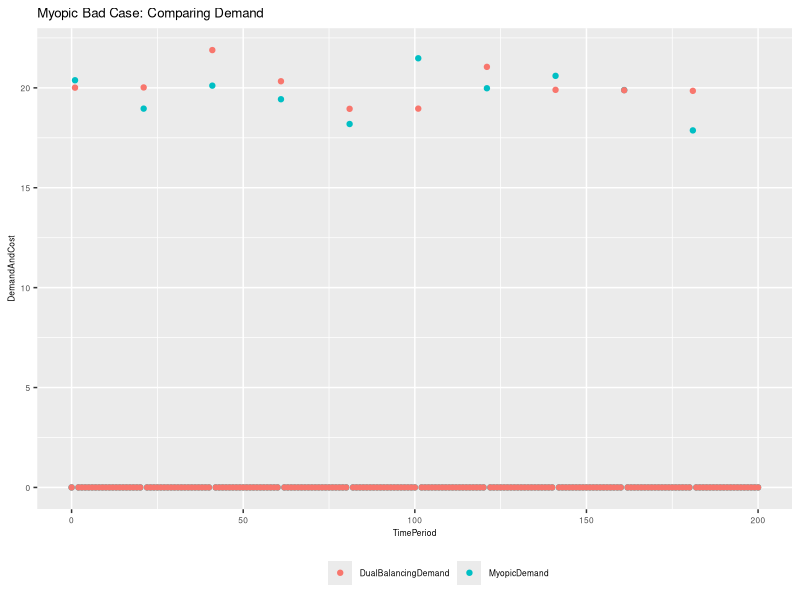
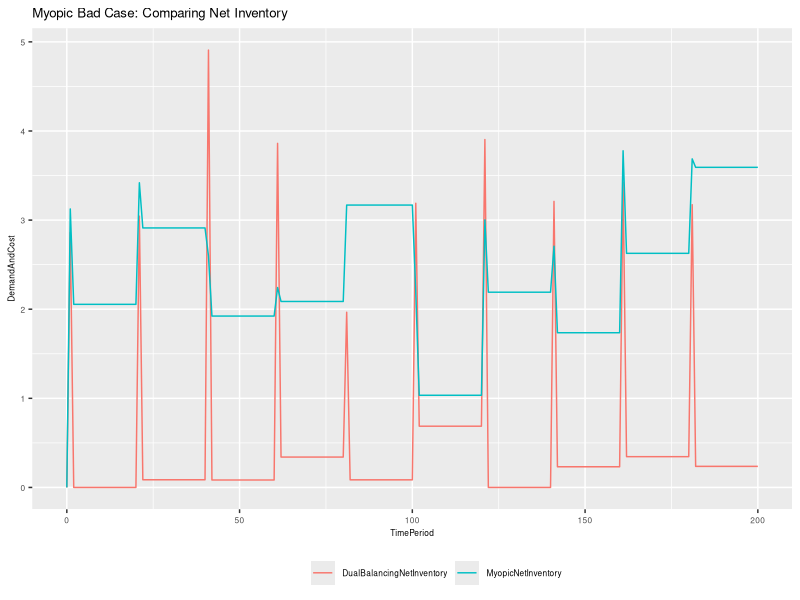
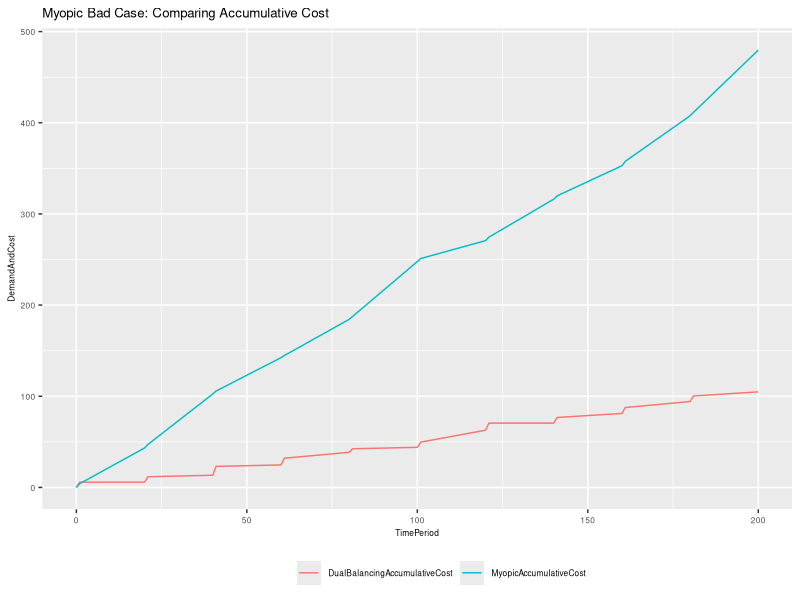
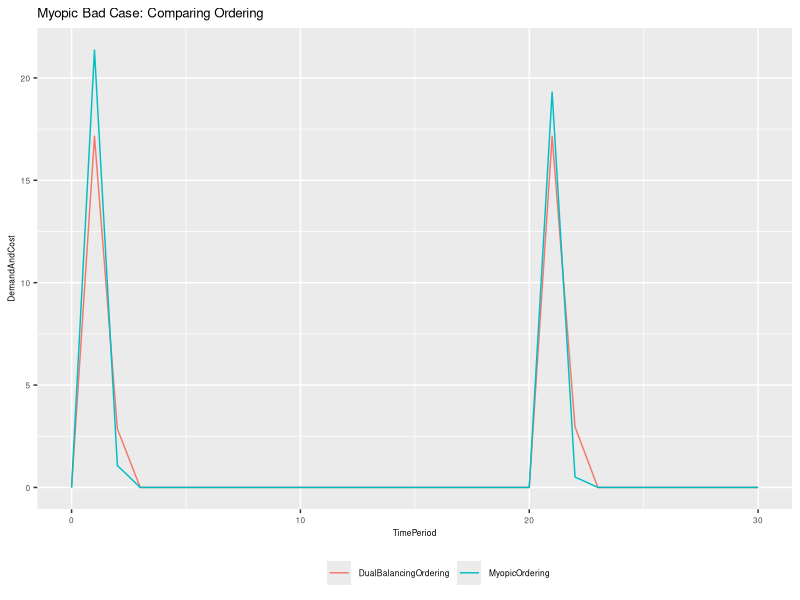

These figures' R source, in order: (Note: this script raises an error after producing the figures.)
library(ggplot2)

db_output01 <- read.csv("output/db_output01.csv")
db_output02 <- read.csv("output/db_output02.csv")
db_output03 <- read.csv("output/db_output03.csv")
db_output04 <- read.csv("output/db_output04.csv")

my_output01 <- read.csv("output/my_output01.csv")
my_output02 <- read.csv("output/my_output02.csv")
my_output03 <- read.csv("output/my_output03.csv")
my_output04 <- read.csv("output/my_output04.csv")

myopic_bad_case <- read.csv("output/myopic_bad_case.csv")

tc_to <- read.csv("output/tc_to.csv")
tc_to_y <- (tc_to$TotalCostN/tc_to$TotalOrderingN)
tc_to_y_2 <- (tc_to$TotalCostIN/tc_to$TotalOrderingIN)
tc_to_x <- (0:20)*20

net_inv_1 <- read.csv("output/net_inv_1.csv")
net_inv_2 <- read.csv("output/net_inv_2.csv")
net_inv_1$NetInventory0
net_inv_1$NetInventory20
net_inv_1$NetInventory40
net_inv_1$NetInventory60
net_inv_2$NetInventory0
net_inv_2$NetInventory20
net_inv_2$NetInventory40
net_inv_2$NetInventory60

#dp_output01 <- read.csv("output/dp_output01.csv")
#dp_output02 <- read.csv("output/dp_output02.csv")
#dp_output03 <- read.csv("output/dp_output03.csv")
#dp_output04 <- read.csv("output/dp_output04.csv")

multiplot <- function(..., plotlist=NULL, file, cols=1, layout=NULL) {
  require(grid)
  # Make a list from the ... arguments and plotlist
  plots <- c(list(...), plotlist)
  numPlots = length(plots)
  # If layout is NULL, then use 'cols' to determine layout
  if (is.null(layout)) {
    # Make the panel
    # ncol: Number of columns of plots
    # nrow: Number of rows needed, calculated from # of cols
    layout <- matrix(seq(1, cols * ceiling(numPlots/cols)),
                    ncol = cols, nrow = ceiling(numPlots/cols))
  }
 if (numPlots==1) {
    print(plots[[1]])
  } else {
    # Set up the page
    grid.newpage()
    pushViewport(viewport(layout = grid.layout(nrow(layout), ncol(layout))))
    # Make each plot, in the correct location
    for (i in 1:numPlots) {
      # Get the i,j matrix positions of the regions that contain this subplot
      matchidx <- as.data.frame(which(layout == i, arr.ind = TRUE))
      print(plots[[i]], vp = viewport(layout.pos.row = matchidx$row, layout.pos.col = matchidx$col))
    }
  }
}

g_legend<-function(a.gplot){
  tmp <- ggplot_gtable(ggplot_build(a.gplot))
  leg <- which(sapply(tmp$grobs, function(x) x$name) == "guide-box")
  legend <- tmp$grobs[[leg]]
  return(legend)}

plot_2_graph <- function(y,y_title,y2,y2_title,y_axs_title,nrows,title) {
  line_1 <- data.frame(TimePeriod = 0:nrows, DemandAndCost = y, Group = rep(y_title, nrows+1))
  line_2 <- data.frame(TimePeriod = 0:nrows, DemandAndCost = y2, Group = rep(y2_title, nrows+1))
  dat <- rbind(line_1,line_2)
  ggplot(dat, aes(x=TimePeriod, y=DemandAndCost, group=Group, colour=Group)) + ggtitle(title) + theme(axis.text=element_text(size=6),axis.title=element_text(size=6), title=element_text(size=8),legend.position='bottom',legend.title = element_text(color="#ffffff",size=10),legend.text = element_text(size=6))
}

plot_graph <- function(y,y_title,y2,y2_title,y3,y3_title,y4,y4_title,y_axs_title,nrows,title) {
  line_1 <- data.frame(TimePeriod = 0:nrows, DemandAndCost = y, Group = rep(y_title, nrows+1))
  line_2 <- data.frame(TimePeriod = 0:nrows, DemandAndCost = y2, Group = rep(y2_title, nrows+1))
  line_3 <- data.frame(TimePeriod = 0:nrows, DemandAndCost = y3, Group = rep(y3_title, nrows+1))
  line_4 <- data.frame(TimePeriod = 0:nrows, DemandAndCost = y4, Group = rep(y4_title, nrows+1))
  dat <- rbind(line_1,line_2,line_3,line_4)
  ggplot(dat, aes(x=TimePeriod, y=DemandAndCost, group=Group, colour=Group)) + geom_point(size=1.5,alpha=.7) + ggtitle(title) + theme(legend.position = "none", axis.text=element_text(size=6),axis.title=element_text(size=10), title=element_text(size=9))
}

#Independent Normal
AccumulativeDemandAndCost_Normal <- plot_graph(db_output01$AccumulativeDemand, "DualBalancingAccumulativeDemand", db_output01$AccumulativeCost,"DualBalancingAccumulativeCost",my_output01$AccumulativeDemand,"MyopicAccumulativeDemand",my_output01$AccumulativeCost,"MyopicAccumulativeCost","AccumulativeDemandAndCost",100,"Accumulative Demand vs. Accumulative Cost:\n Independent Normal")
#Binomial Increment
AccumulativeDemandAndCost_Binomial <- plot_graph(db_output02$AccumulativeDemand, "DualBalancingAccumulativeDemand", db_output02$AccumulativeCost,"DualBalancingAccumulativeCost",my_output02$AccumulativeDemand,"MyopicAccumulativeDemand",my_output02$AccumulativeCost,"MyopicAccumulativeCost","AccumulativeDemandAndCost",100,"Accumulative Demand vs. Accumulative Cost:\n Binomial Increment")
#Brownian Motion with Drift
AccumulativeDemandAndCost_Brownian <- plot_graph(db_output03$AccumulativeDemand, "DualBalancingAccumulativeDemand", db_output03$AccumulativeCost,"DualBalancingAccumulativeCost",my_output03$AccumulativeDemand,"MyopicAccumulativeDemand",my_output03$AccumulativeCost,"MyopicAccumulativeCost","AccumulativeDemandAndCost",100,"Accumulative Demand vs. Accumulative Cost:\n Brownian Motion with Drift")
#3-period Markov Chain
AccumulativeDemandAndCost_Markov <- plot_graph(db_output04$AccumulativeDemand, "DualBalancingAccumulativeDemand", db_output04$AccumulativeCost,"DualBalancingAccumulativeCost",my_output04$AccumulativeDemand,"MyopicAccumulativeDemand",my_output04$AccumulativeCost,"MyopicAccumulativeCost","AccumulativeDemandAndCost",100,"Accumulative Demand vs. Accumulative Cost:\n 3-period Markov Chain")

#Independent Normal
DemandAndNetInventory_Normal <- plot_graph(db_output01$Demand, "DualBalancingDemand", db_output01$NetInventory,"DualBalancingNetInventory",my_output01$Demand,"MyopicDemand",my_output01$NetInventory,"MyopicNetInventory","DemandAndNetInventory",100,"Demand vs. Net Inventory:\n Independent Normal")
#Binomial Increment
DemandAndNetInventory_Binomial <- plot_graph(db_output02$Demand, "DualBalancingDemand", db_output02$NetInventory,"DualBalancingNetInventory",my_output02$Demand,"MyopicDemand",my_output02$NetInventory,"MyopicNetInventory","DemandAndNetInventory",100,"Demand vs. Net Inventory:\n Binomial Increment")
#Brownian Motion with Drift
DemandAndNetInventory_Brownian <- plot_graph(db_output03$Demand, "DualBalancingDemand", db_output03$NetInventory,"DualBalancingNetInventory",my_output03$Demand,"MyopicDemand",my_output03$NetInventory,"MyopicNetInventory","DemandAndNetInventory",100,"Demand vs. Net Inventory:\n Brownian Motion with Drift")
#3-period Markov Chain
DemandAndNetInventory_Markov <- plot_graph(db_output04$Demand, "DualBalancingDemand", db_output04$NetInventory,"DualBalancingNetInventory",my_output04$Demand,"MyopicDemand",my_output04$NetInventory,"MyopicNetInventory","DemandAndNetInventory",100,"Demand vs. Net Inventory:\n 3-period Markov Chain")

#Myopic Bad: Demand
MyopicBadDemand <- plot_2_graph(myopic_bad_case$DemandMY, "MyopicDemand", myopic_bad_case$DemandDB,"DualBalancingDemand","blah",200,"Myopic Bad Case: Comparing Demand") + geom_point()
#Myopic Bad: Net Inventory
MyopicBadNetInventory <- plot_2_graph(myopic_bad_case$NetInventoryMY, "MyopicNetInventory", myopic_bad_case$NetInventoryDB,"DualBalancingNetInventory","blah",200,"Myopic Bad Case: Comparing Net Inventory") + geom_line()
#Myopic Bad: Cumulative Cost
MyopicBadAccumulativeCost <- plot_2_graph(myopic_bad_case$AccumulativeCostMY, "MyopicAccumulativeCost", myopic_bad_case$AccumulativeCostDB,"DualBalancingAccumulativeCost","blah",200,"Myopic Bad Case: Comparing Accumulative Cost") + geom_line()
#Myopic Bad: Ordering
MyopicBadOrdering <- plot_2_graph(myopic_bad_case$OrderingMY, "MyopicOrdering", myopic_bad_case$OrderingDB,"DualBalancingOrdering","blah",200,"Myopic Bad Case: Comparing Ordering")+xlim(0,30) + geom_line()

ggsave(MyopicBadDemand,file="MyopicBadDemand.png", scale=.5)
ggsave(MyopicBadNetInventory,file="MyopicBadNetInventory.png", scale=.5)
ggsave(MyopicBadAccumulativeCost,file="MyopicBadAccumulativeCost.png", scale=.5)
ggsave(MyopicBadOrdering,file="MyopicBadOrdering.png", scale=.5)

#ggsave(AccumulativeDemandAndCost_Normal,file="AccumulativeDemandAndCost_Normal.png", scale=.5)
#ggsave(AccumulativeDemandAndCost_Binomial,file="AccumulativeDemandAndCost_Binomial.png", scale=.5)
#ggsave(AccumulativeDemandAndCost_Brownian,file="AccumulativeDemandAndCost_Brownian.png", scale=.5)
#ggsave(AccumulativeDemandAndCost_Markov,file="AccumulativeDemandAndCost_Markov.png", scale=.5)

#ggsave(DemandAndNetInventory_Normal,file="DemandAndNetInventory_Normal.png", scale=.5)
#ggsave(DemandAndNetInventory_Binomial,file="DemandAndNetInventory_Binomial.png", scale=.5)
#ggsave(DemandAndNetInventory_Brownian,file="DemandAndNetInventory_Brownian.png", scale=.5)
#ggsave(DemandAndNetInventory_Markov,file="DemandAndNetInventory_Markov.png", scale=.5)

multiplot(p1,p2,p3,p4,cols=2)
#multiplot(q1,q2,q3,q4,cols=2)
